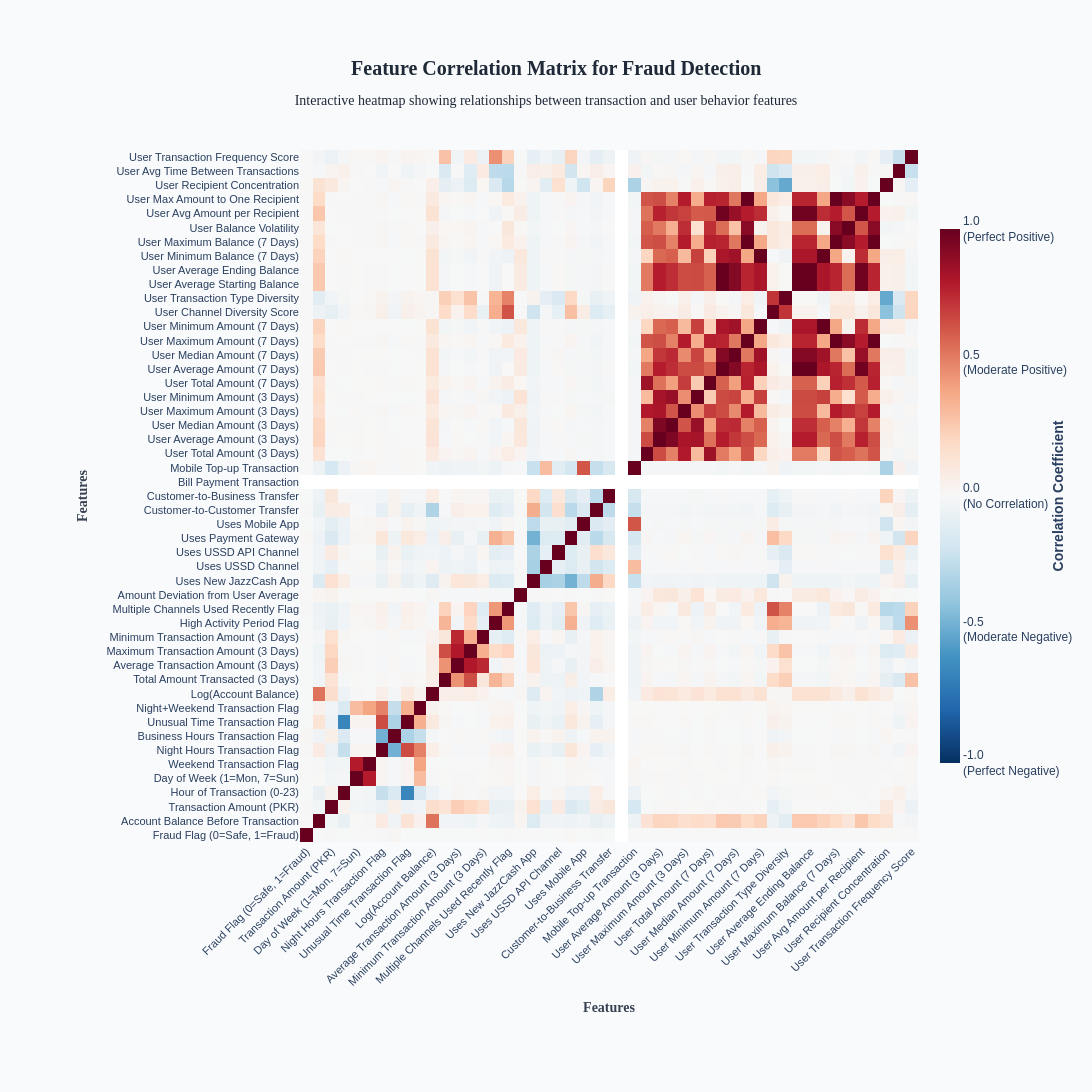
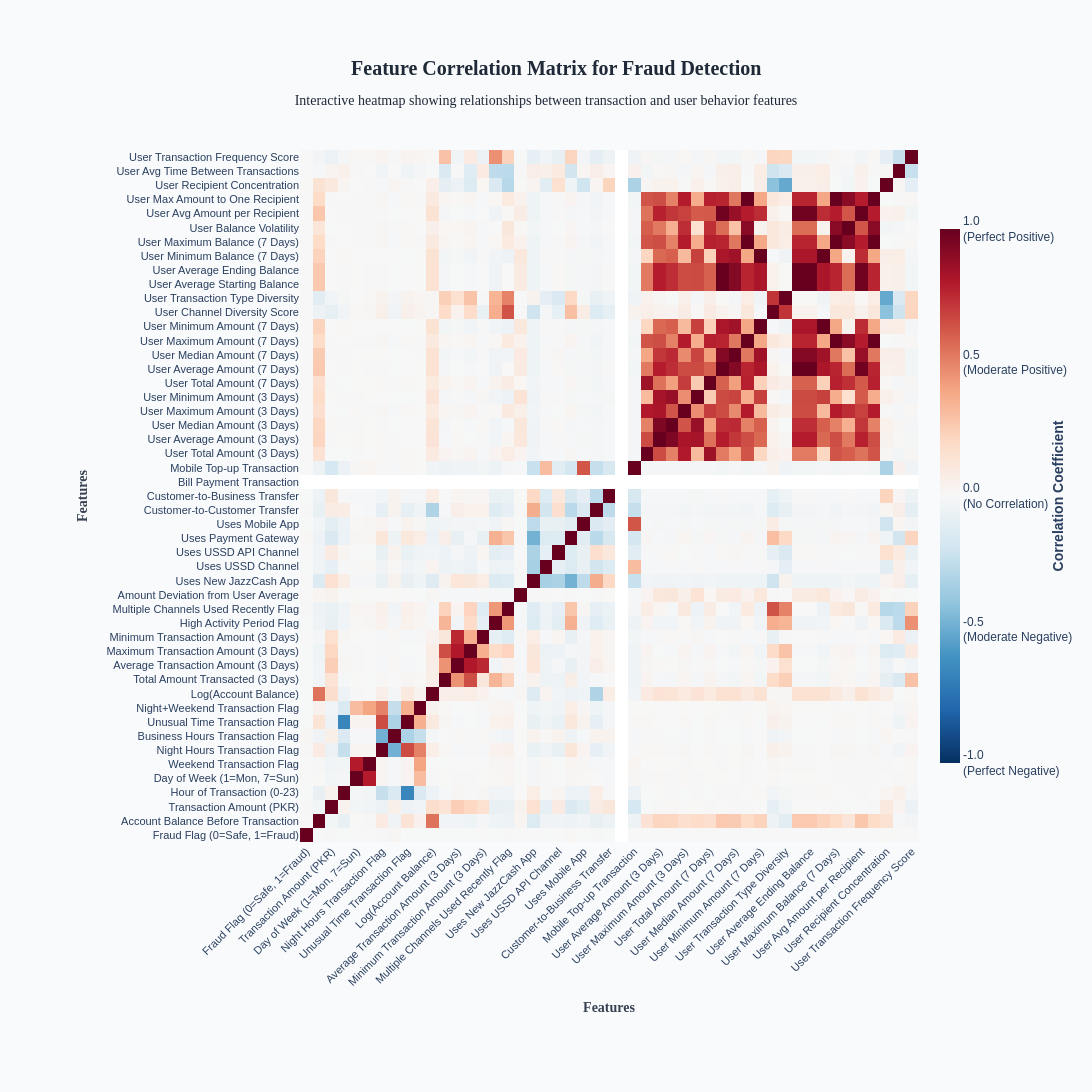

The notebook cell these images were saved under, in order:
### Code cell
# Step 5: Create Professional Interactive Heatmap with Plotly
print("\n🎨 Creating professional interactive correlation heatmap...")

# Install/upgrade required packages for Plotly rendering
# %pip install --upgrade nbformat plotly kaleido

# Create the interactive heatmap
fig = go.Figure(data=go.Heatmap(
    z=correlation_matrix.values,
    x=meaningful_labels,
    y=meaningful_labels,
    colorscale='RdBu_r',  # Red-Blue reversed (red for positive, blue for negative)
    zmid=0,  # Center the colorscale at 0
    zmin=-1,
    zmax=1,
    colorbar=dict(
        title=dict(
            text="<b>Correlation Coefficient</b>",
            side="right"
        ),
        tickmode="array",
        tickvals=[-1, -0.5, 0, 0.5, 1],
        ticktext=["-1.0<br>(Perfect Negative)", "-0.5<br>(Moderate Negative)", 
                 "0.0<br>(No Correlation)", "0.5<br>(Moderate Positive)", 
                 "1.0<br>(Perfect Positive)"],
        thickness=20,
        len=0.8,
        x=1.02
    ),
    hoverongaps=False,
    hovertemplate=(
        "<b>Feature 1:</b> %{y}<br>" +
        "<b>Feature 2:</b> %{x}<br>" +
        "<b>Correlation:</b> %{z:.3f}<br>" +
        "<b>Strength:</b> %{customdata}<br>" +
        "<extra></extra>"
    ),
    customdata=np.select([
        np.abs(correlation_matrix.values) >= 0.8,
        np.abs(correlation_matrix.values) >= 0.6,
        np.abs(correlation_matrix.values) >= 0.4,
        np.abs(correlation_matrix.values) >= 0.2
    ], [
        "Very Strong",
        "Strong", 
        "Moderate",
        "Weak"
    ], default="Very Weak")
))

# Customize layout for professional appearance
fig.update_layout(
    title={
        'text': "🔗 <b>Feature Correlation Matrix for Fraud Detection</b><br>" +
                "<sub>Heatmap showing relationships between transaction and user behavior features</sub>",
        'x': 0.5,
        'xanchor': 'center',
        'font': {'size': 20, 'color': '#1f2937', 'family': 'Arial Black'}
    },
    width=1400,
    height=1200,
    xaxis=dict(
        tickangle=-45,
        tickfont=dict(size=11, family='Arial'),
        title="<b>Features</b>",
        title_font=dict(size=14, color='#374151', family='Arial Black'),
        side='bottom'
    ),
    yaxis=dict(
        tickfont=dict(size=11, family='Arial'),
        title="<b>Features</b>",
        title_font=dict(size=14, color='#374151', family='Arial Black')
    ),
    font=dict(family="Arial, sans-serif"),
    plot_bgcolor='white',
    paper_bgcolor='#f8fafc',
    margin=dict(l=300, r=150, t=150, b=250),
    showlegend=False
)

# Add annotations for strong correlations (|r| > 0.6)
annotations = []
n_features = len(correlation_matrix.columns)

for i in range(n_features):
    for j in range(n_features):
        if i != j:  # Skip diagonal
            corr_val = correlation_matrix.iloc[i, j]
            if abs(corr_val) > 0.6:  # Only annotate strong correlations
                # Choose text color based on correlation strength
                text_color = "white" if abs(corr_val) > 0.7 else "black"
                font_weight = "Arial Black" if abs(corr_val) > 0.8 else "Arial"
                
                annotations.append(
                    dict(
                        x=j,
                        y=i,
                        text=f"<b>{corr_val:.2f}</b>",
                        showarrow=False,
                        font=dict(
                            color=text_color,
                            size=10,
                            family=font_weight
                        )
                    )
                )
# Show the plot
print("🎯 Displaying interactive correlation heatmap...")
try:
    fig.show()
except Exception as e:
    print(f"⚠️ Interactive display failed: {e}")
    print("📊 Attempting alternative display method...")
    # Alternative method: save as HTML and display
    import tempfile
    import os
    with tempfile.NamedTemporaryFile(mode='w', suffix='.html', delete=False) as f:
        fig.write_html(f.name)
        print(f"💾 Heatmap saved to: {f.name}")
        print("🌐 You can open this file in a web browser to view the interactive heatmap")
# Show the plot
print("🎯 Displaying interactive correlation heatmap...")
fig.show()

print("\n💡 <b>Heatmap Guide:</b>")
print("   🔴 Red colors: Positive correlations (features move together)")
print("   🔵 Blue colors: Negative correlations (features move oppositely)")
print("   ⚪ White/Light colors: Weak or no correlation")
print("   📊 Numbers shown: Strong correlations (|r| > 0.6)")
print("   🖱️ Hover over cells for detailed information")

### Figure 1 — Plotly figure (JSON) as saved in the notebook; plotly's stock layout.template omitted (floating-point values rounded to 4 significant figures; data arrays with more than 128 entries replaced by an {"elided": "..."} marker saying what was removed)
{"data": [{"colorbar": {"len": 0.8, "thickness": 20, "tickmode": "array", "ticktext": ["-1.0<br>(Perfect Negative)", "-0.5<br>(Moderate Negative)", "0.0<br>(No Correlation)", "0.5<br>(Moderate Positive)", "1.0<br>(Perfect Positive)"], "tickvals": [-1, -0.5, 0, 0.5, 1], "title": {"side": "right", "text": "<b>Correlation Coefficient</b>"}, "x": 1.02}, "colorscale": [[0, "rgb(5,48,97)"], [0.1, "rgb(33,102,172)"], [0.2, "rgb(67,147,195)"], [0.3, "rgb(146,197,222)"], [0.4, "rgb(209,229,240)"], [0.5, "rgb(247,247,247)"], [0.6, "rgb(253,219,199)"], [0.7, "rgb(244,165,130)"], [0.8, "rgb(214,96,77)"], [0.9, "rgb(178,24,43)"], [1, "rgb(103,0,31)"]], "customdata": {"elided": "49x49 str values"}, "hoverongaps": false, "hovertemplate": "<b>Feature 1:</b> %{y}<br><b>Feature 2:</b> %{x}<br><b>Correlation:</b> %{z:.3f}<br><b>Strength:</b> %{customdata}<br><extra></extra>", "type": "heatmap", "x": ["Fraud Flag (0=Safe, 1=Fraud)", "Account Balance Before Transaction", "Transaction Amount (PKR)", "Hour of Transaction (0-23)", "Day of Week (1=Mon, 7=Sun)", "Weekend Transaction Flag", "Night Hours Transaction Flag", "Business Hours Transaction Flag", "Unusual Time Transaction Flag", "Night+Weekend Transaction Flag", "Log(Account Balance)", "Total Amount Transacted (3 Days)", "Average Transaction Amount (3 Days)", "Maximum Transaction Amount (3 Days)", "Minimum Transaction Amount (3 Days)", "High Activity Period Flag", "Multiple Channels Used Recently Flag", "Amount Deviation from User Average", "Uses New JazzCash App", "Uses USSD Channel", "Uses USSD API Channel", "Uses Payment Gateway", "Uses Mobile App", "Customer-to-Customer Transfer", "Customer-to-Business Transfer", "Bill Payment Transaction", "Mobile Top-up Transaction", "User Total Amount (3 Days)", "User Average Amount (3 Days)", "User Median Amount (3 Days)", "User Maximum Amount (3 Days)", "User Minimum Amount (3 Days)", "User Total Amount (7 Days)", "User Average Amount (7 Days)", "User Median Amount (7 Days)", "User Maximum Amount (7 Days)", "User Minimum Amount (7 Days)", "User Channel Diversity Score", "User Transaction Type Diversity", "User Average Starting Balance", "User Average Ending Balance", "User Minimum Balance (7 Days)", "User Maximum Balance (7 Days)", "User Balance Volatility", "User Avg Amount per Recipient", "User Max Amount to One Recipient", "User Recipient Concentration", "User Avg Time Between Transactions", "User Transaction Frequency Score"], "y": ["Fraud Flag (0=Safe, 1=Fraud)", "Account Balance Before Transaction", "Transaction Amount (PKR)", "Hour of Transaction (0-23)", "Day of Week (1=Mon, 7=Sun)", "Weekend Transaction Flag", "Night Hours Transaction Flag", "Business Hours Transaction Flag", "Unusual Time Transaction Flag", "Night+Weekend Transaction Flag", "Log(Account Balance)", "Total Amount Transacted (3 Days)", "Average Transaction Amount (3 Days)", "Maximum Transaction Amount (3 Days)", "Minimum Transaction Amount (3 Days)", "High Activity Period Flag", "Multiple Channels Used Recently Flag", "Amount Deviation from User Average", "Uses New JazzCash App", "Uses USSD Channel", "Uses USSD API Channel", "Uses Payment Gateway", "Uses Mobile App", "Customer-to-Customer Transfer", "Customer-to-Business Transfer", "Bill Payment Transaction", "Mobile Top-up Transaction", "User Total Amount (3 Days)", "User Average Amount (3 Days)", "User Median Amount (3 Days)", "User Maximum Amount (3 Days)", "User Minimum Amount (3 Days)", "User Total Amount (7 Days)", "User Average Amount (7 Days)", "User Median Amount (7 Days)", "User Maximum Amount (7 Days)", "User Minimum Amount (7 Days)", "User Channel Diversity Score", "User Transaction Type Diversity", "User Average Starting Balance", "User Average Ending Balance", "User Minimum Balance (7 Days)", "User Maximum Balance (7 Days)", "User Balance Volatility", "User Avg Amount per Recipient", "User Max Amount to One Recipient", "User Recipient Concentration", "User Avg Time Between Transactions", "User Transaction Frequency Score"], "z": {"elided": "49x49 float values"}, "zmax": 1, "zmid": 0, "zmin": -1}], "layout": {"font": {"family": "Arial, sans-serif"}, "height": 1200, "margin": {"b": 250, "l": 300, "r": 150, "t": 150}, "paper_bgcolor": "#f8fafc", "plot_bgcolor": "white", "showlegend": false, "title": {"font": {"color": "#1f2937", "family": "Arial Black", "size": 20}, "text": "🔗 <b>Feature Correlation Matrix for Fraud Detection</b><br><sub>Interactive heatmap showing relationships between transaction and user behavior features</sub>", "x": 0.5, "xanchor": "center"}, "width": 1400, "xaxis": {"side": "bottom", "tickangle": -45, "tickfont": {"family": "Arial", "size": 11}, "title": {"font": {"color": "#374151", "family": "Arial Black", "size": 14}, "text": "<b>Features</b>"}}, "yaxis": {"tickfont": {"family": "Arial", "size": 11}, "title": {"font": {"color": "#374151", "family": "Arial Black", "size": 14}, "text": "<b>Features</b>"}}}}

### Figure 2 — Plotly figure (JSON) as saved in the notebook; plotly's stock layout.template omitted (floating-point values rounded to 4 significant figures; data arrays with more than 128 entries replaced by an {"elided": "..."} marker saying what was removed)
{"data": [{"colorbar": {"len": 0.8, "thickness": 20, "tickmode": "array", "ticktext": ["-1.0<br>(Perfect Negative)", "-0.5<br>(Moderate Negative)", "0.0<br>(No Correlation)", "0.5<br>(Moderate Positive)", "1.0<br>(Perfect Positive)"], "tickvals": [-1, -0.5, 0, 0.5, 1], "title": {"side": "right", "text": "<b>Correlation Coefficient</b>"}, "x": 1.02}, "colorscale": [[0, "rgb(5,48,97)"], [0.1, "rgb(33,102,172)"], [0.2, "rgb(67,147,195)"], [0.3, "rgb(146,197,222)"], [0.4, "rgb(209,229,240)"], [0.5, "rgb(247,247,247)"], [0.6, "rgb(253,219,199)"], [0.7, "rgb(244,165,130)"], [0.8, "rgb(214,96,77)"], [0.9, "rgb(178,24,43)"], [1, "rgb(103,0,31)"]], "customdata": {"elided": "49x49 str values"}, "hoverongaps": false, "hovertemplate": "<b>Feature 1:</b> %{y}<br><b>Feature 2:</b> %{x}<br><b>Correlation:</b> %{z:.3f}<br><b>Strength:</b> %{customdata}<br><extra></extra>", "type": "heatmap", "x": ["Fraud Flag (0=Safe, 1=Fraud)", "Account Balance Before Transaction", "Transaction Amount (PKR)", "Hour of Transaction (0-23)", "Day of Week (1=Mon, 7=Sun)", "Weekend Transaction Flag", "Night Hours Transaction Flag", "Business Hours Transaction Flag", "Unusual Time Transaction Flag", "Night+Weekend Transaction Flag", "Log(Account Balance)", "Total Amount Transacted (3 Days)", "Average Transaction Amount (3 Days)", "Maximum Transaction Amount (3 Days)", "Minimum Transaction Amount (3 Days)", "High Activity Period Flag", "Multiple Channels Used Recently Flag", "Amount Deviation from User Average", "Uses New JazzCash App", "Uses USSD Channel", "Uses USSD API Channel", "Uses Payment Gateway", "Uses Mobile App", "Customer-to-Customer Transfer", "Customer-to-Business Transfer", "Bill Payment Transaction", "Mobile Top-up Transaction", "User Total Amount (3 Days)", "User Average Amount (3 Days)", "User Median Amount (3 Days)", "User Maximum Amount (3 Days)", "User Minimum Amount (3 Days)", "User Total Amount (7 Days)", "User Average Amount (7 Days)", "User Median Amount (7 Days)", "User Maximum Amount (7 Days)", "User Minimum Amount (7 Days)", "User Channel Diversity Score", "User Transaction Type Diversity", "User Average Starting Balance", "User Average Ending Balance", "User Minimum Balance (7 Days)", "User Maximum Balance (7 Days)", "User Balance Volatility", "User Avg Amount per Recipient", "User Max Amount to One Recipient", "User Recipient Concentration", "User Avg Time Between Transactions", "User Transaction Frequency Score"], "y": ["Fraud Flag (0=Safe, 1=Fraud)", "Account Balance Before Transaction", "Transaction Amount (PKR)", "Hour of Transaction (0-23)", "Day of Week (1=Mon, 7=Sun)", "Weekend Transaction Flag", "Night Hours Transaction Flag", "Business Hours Transaction Flag", "Unusual Time Transaction Flag", "Night+Weekend Transaction Flag", "Log(Account Balance)", "Total Amount Transacted (3 Days)", "Average Transaction Amount (3 Days)", "Maximum Transaction Amount (3 Days)", "Minimum Transaction Amount (3 Days)", "High Activity Period Flag", "Multiple Channels Used Recently Flag", "Amount Deviation from User Average", "Uses New JazzCash App", "Uses USSD Channel", "Uses USSD API Channel", "Uses Payment Gateway", "Uses Mobile App", "Customer-to-Customer Transfer", "Customer-to-Business Transfer", "Bill Payment Transaction", "Mobile Top-up Transaction", "User Total Amount (3 Days)", "User Average Amount (3 Days)", "User Median Amount (3 Days)", "User Maximum Amount (3 Days)", "User Minimum Amount (3 Days)", "User Total Amount (7 Days)", "User Average Amount (7 Days)", "User Median Amount (7 Days)", "User Maximum Amount (7 Days)", "User Minimum Amount (7 Days)", "User Channel Diversity Score", "User Transaction Type Diversity", "User Average Starting Balance", "User Average Ending Balance", "User Minimum Balance (7 Days)", "User Maximum Balance (7 Days)", "User Balance Volatility", "User Avg Amount per Recipient", "User Max Amount to One Recipient", "User Recipient Concentration", "User Avg Time Between Transactions", "User Transaction Frequency Score"], "z": {"elided": "49x49 float values"}, "zmax": 1, "zmid": 0, "zmin": -1}], "layout": {"font": {"family": "Arial, sans-serif"}, "height": 1200, "margin": {"b": 250, "l": 300, "r": 150, "t": 150}, "paper_bgcolor": "#f8fafc", "plot_bgcolor": "white", "showlegend": false, "title": {"font": {"color": "#1f2937", "family": "Arial Black", "size": 20}, "text": "🔗 <b>Feature Correlation Matrix for Fraud Detection</b><br><sub>Interactive heatmap showing relationships between transaction and user behavior features</sub>", "x": 0.5, "xanchor": "center"}, "width": 1400, "xaxis": {"side": "bottom", "tickangle": -45, "tickfont": {"family": "Arial", "size": 11}, "title": {"font": {"color": "#374151", "family": "Arial Black", "size": 14}, "text": "<b>Features</b>"}}, "yaxis": {"tickfont": {"family": "Arial", "size": 11}, "title": {"font": {"color": "#374151", "family": "Arial Black", "size": 14}, "text": "<b>Features</b>"}}}}
